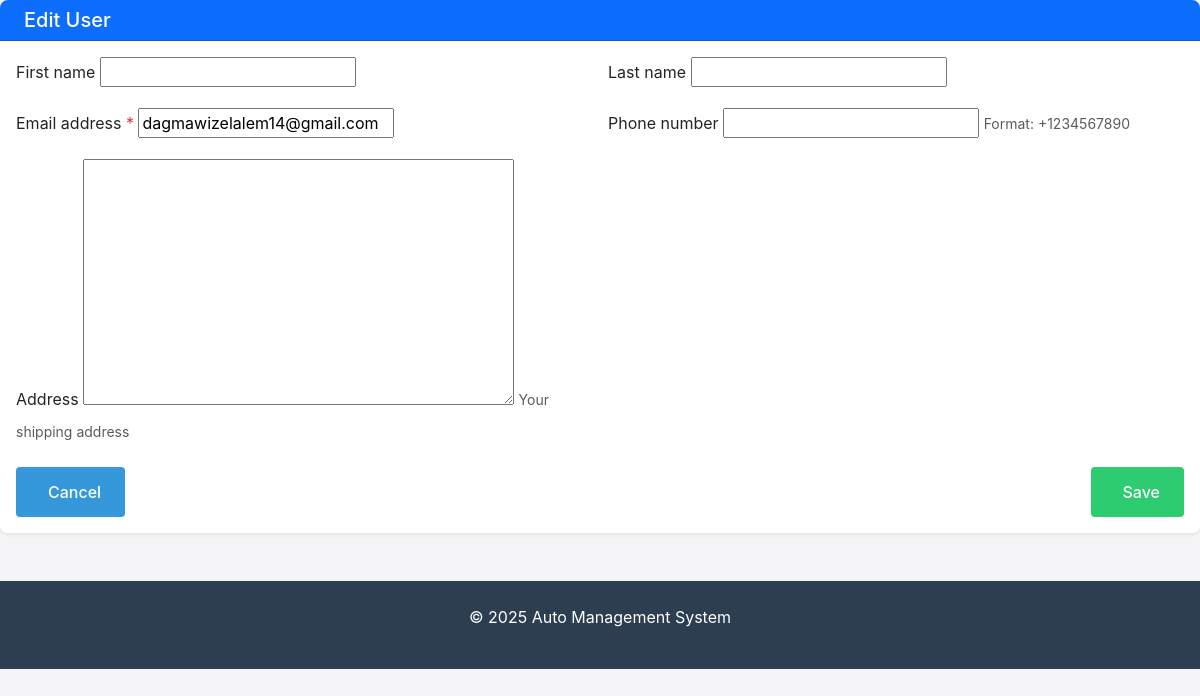
/users/1/update/ (signed in), run on an earlier commit of the app's database.
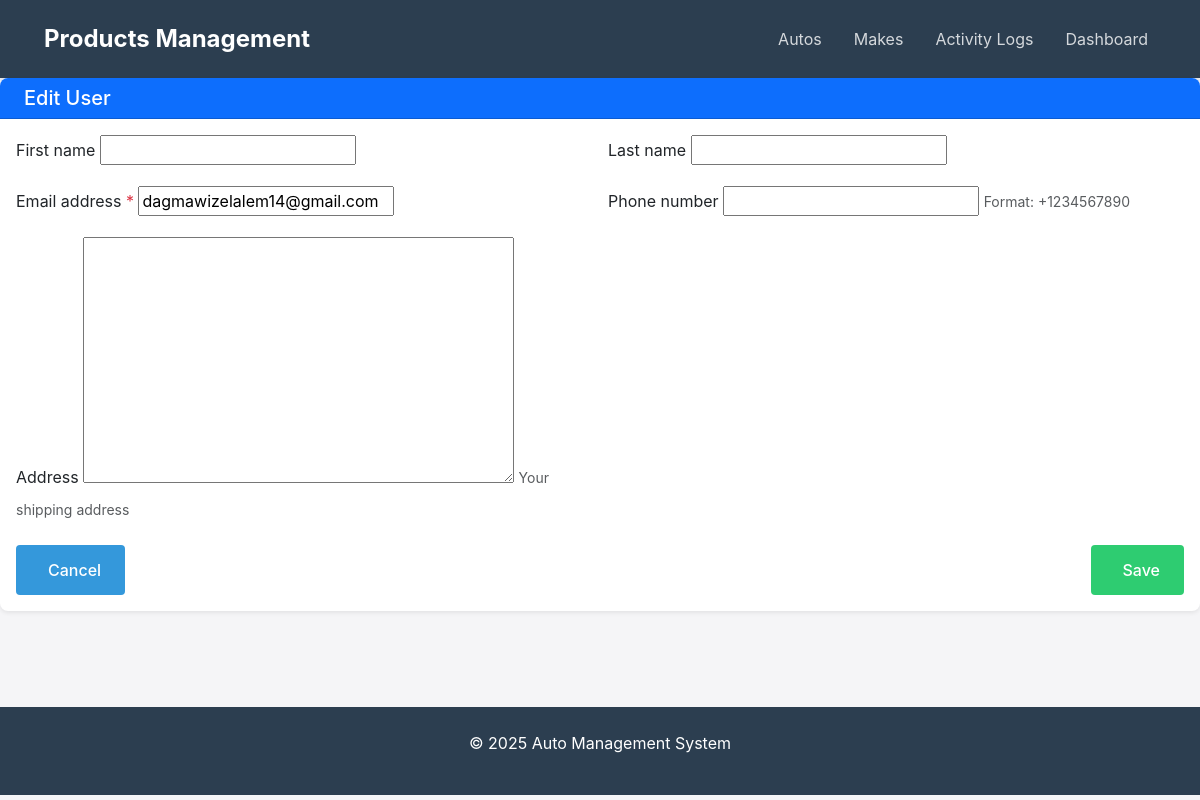
And on a later commit of the database.
### users/views.py (the view)
# urls.py: path('<int:pk>/update/', UserUpdateView.as_view(), name='update'),
class UserUpdateView(LoginRequiredMixin, UserPassesTestMixin, UpdateView):
    model = CustomUser
    fields = ['first_name', 'last_name', 'email', 'phone', 'address']
    template_name = 'users/users_form.html'
    success_url = reverse_lazy('users:main')
    def test_func(self):
        return self.request.user == self.get_object() or self.request.user.role in [CustomUser.Role.ADMIN, CustomUser.Role.STAFF]

### cart/context_processors.py (called while the page is built)
def cart(request):
    return {
        'cart_count': len(get_cart(request))
    }

### cart/utils.py (called while the page is built)
def get_cart(request):
    return Cart(request)

    def __len__(self):
        if not isinstance(self.cart, dict):  # Handle case where cart isn't a dict
            return 0
        return sum(item['quantity'] for item in self.cart.values())

### users/templates/users/users_form.html (shortened to what this page needs)
{% extends "base.html" %}
{% load static %}
{% block content %}
<div class="card shadow-sm">
    <div class="card-header bg-primary text-white">
        <h2 class="h5 mb-0">
            {% if form.instance.pk %}Edit User{% else %}Create New User{% endif %}
        </h2>
    </div>
    <div class="card-body">
        <form method="post" class="needs-validation" novalidate>
            <div class="row g-3 mb-4">
                {% for field in form %}
                <div class="col-md-6">
                    <div class="form-group">
                        <label for="{{ field.id_for_label }}" class="form-label">
                            {{ field.label }}
                            {% if field.field.required %}<span class="text-danger">*</span>{% endif %}
                        </label>
                        {{ field }}
                        {% if field.help_text %}
                            <small class="form-text text-muted">{{ field.help_text }}</small>
                        {% endif %}
                    </div>
                </div>
                {% endfor %}
            </div>
            <div class="d-flex justify-content-between">
                <a href="{% url 'users:main' %}" class="btn btn-secondary">
                     Cancel
                </a>
                <button type="submit" class="btn btn-primary">
                     Save
                </button>
            </div>
        </form>
    </div>
</div>
{% endblock %}

What changed in the data, as far as the page shows it:
changed CustomUser "dagmawizelalem14@gmail.com": role "CUSTOMER" → "ADMIN" (drawn)
Also different on the page:
text now shown: "Products Management Autos Makes Activity Logs Dashboard"
